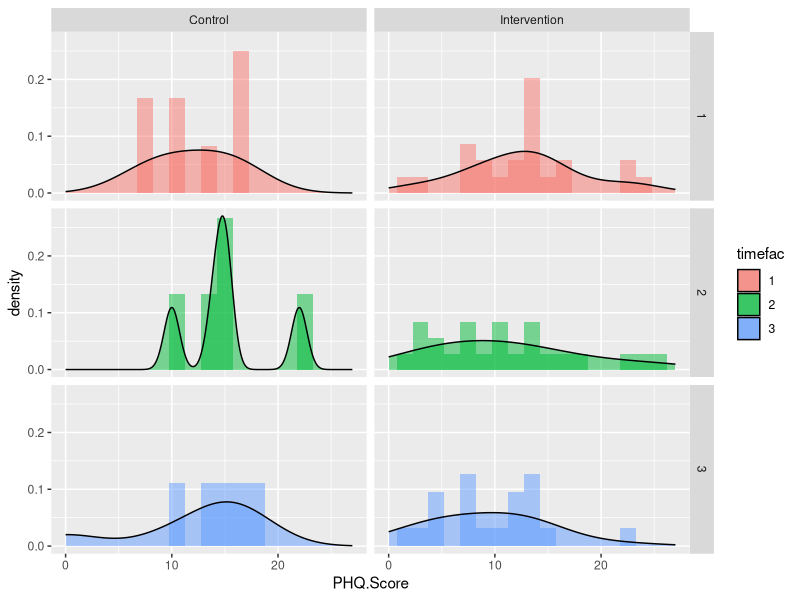
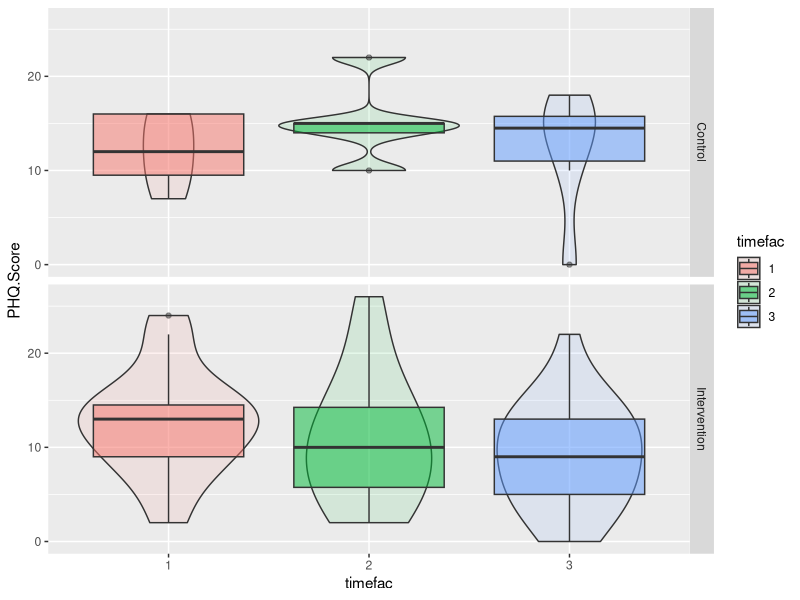
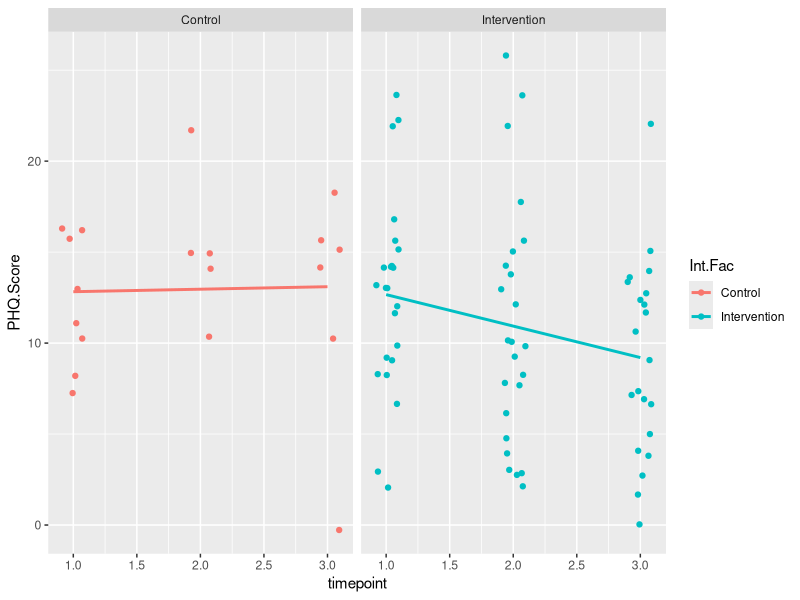
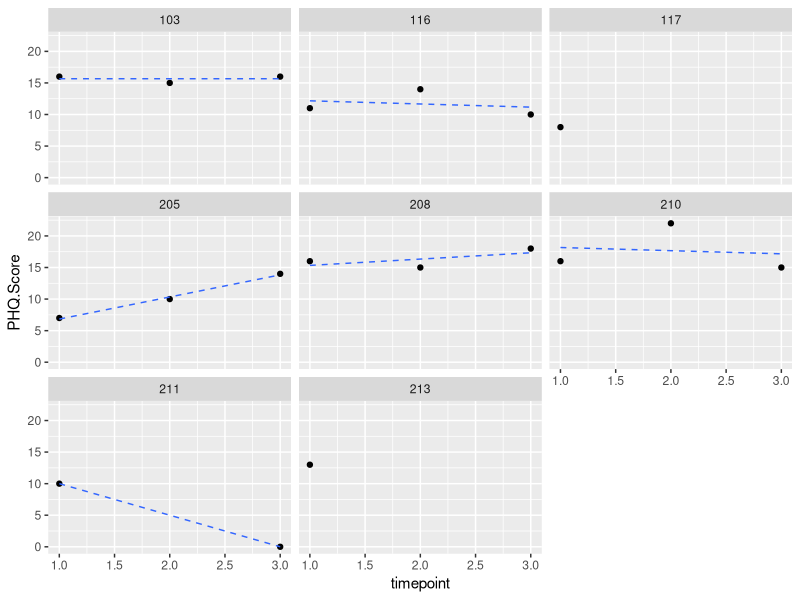
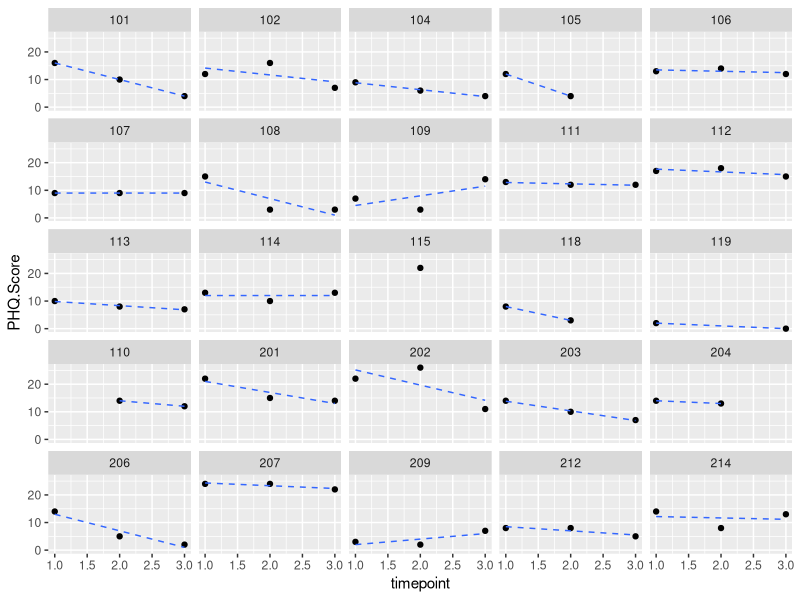
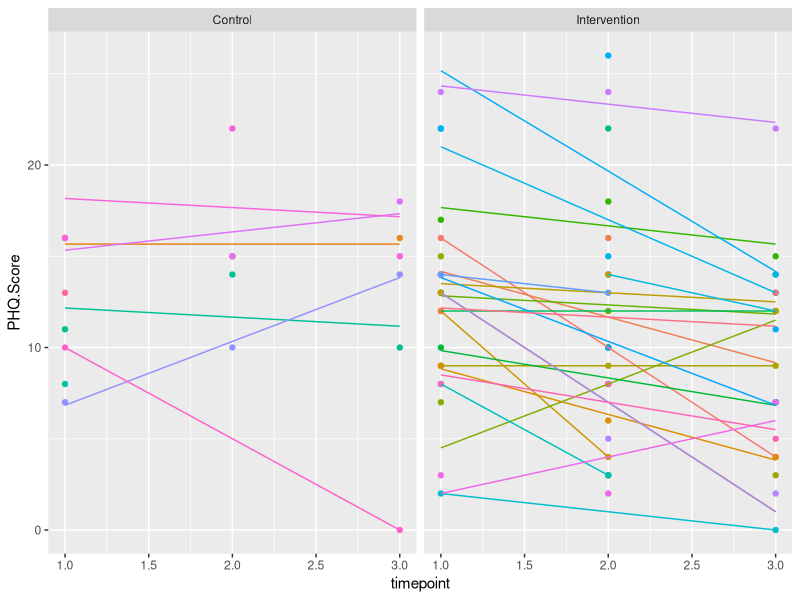
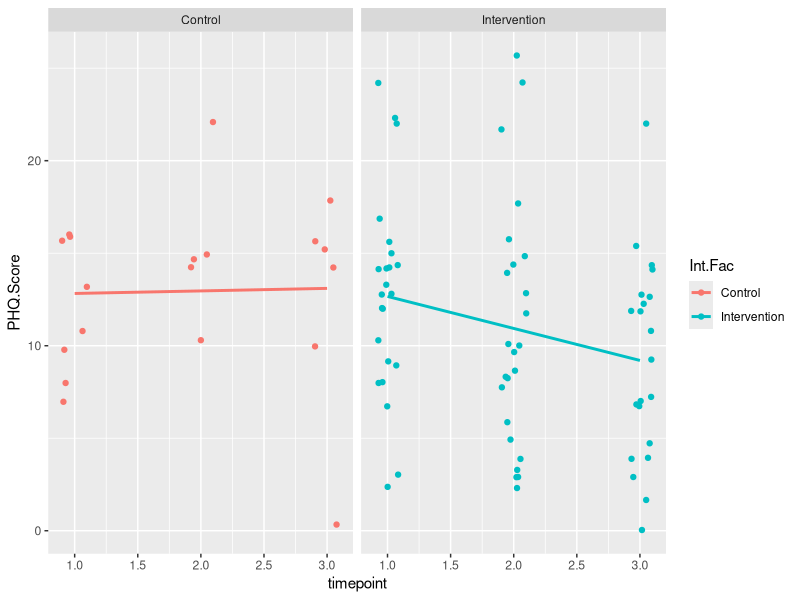
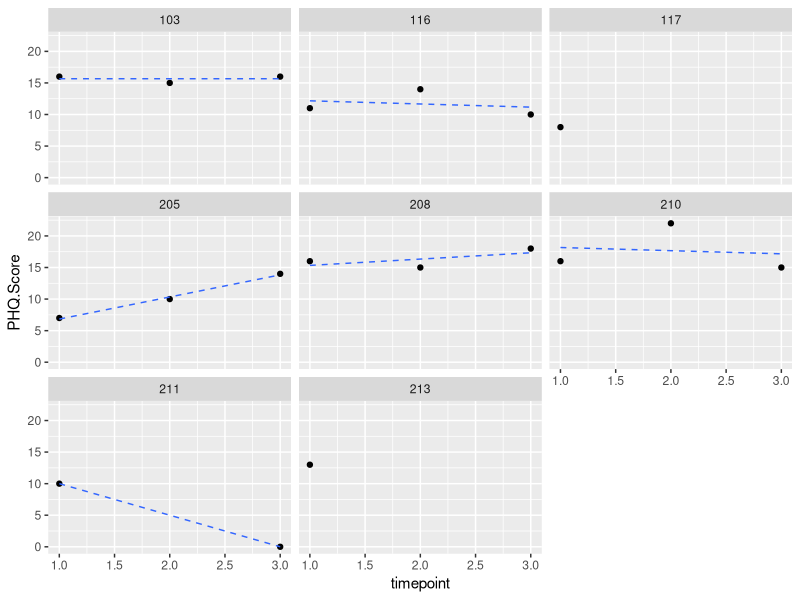

These figures' R source, in order:
#I really want to see how the PHQ was calculated! Something is not making sense

library(tidyverse)

#Reading timepoints 1-6
R1<-read.csv("round1_updated.csv")
R2<-read.csv("round2_updated.csv")
R3<-read.csv("round3_updated.csv")
R4<-read.csv("round4_updated.csv")
R5<-read.csv("round5_updated.csv")
R6<-read.csv("round6_updated.csv")

#Deleting duplicate in R5

#Was at 1049 (16 duplicates)
nrow(R5)

#Can filter out using unique timestamp from csv file
R5<- R5%>%
  filter(level_start_timestamp != "2021-03-25T18:55:58.767Z")

#Now at 1033  
nrow(R5)

#This next step has multiple purposes. First, we are adding "semester" and "timepoint"
#variables to the dataset. Since "user1", "user2"... "usern" was used for both
#semesters, despite these representing different people, I created a new ID variable.
#For semester 1, it is the old ID +100; for semester 2, it is +200.
R1<-mutate(R1, semester=1, timepoint=1, ID = as.factor(as.numeric(gsub("user", "", userid))+100))
R2<-mutate(R2, semester=1, timepoint=2, ID = as.factor(as.numeric(gsub("user", "", userid))+100))
R3<-mutate(R3, semester=1, timepoint=3, ID = as.factor(as.numeric(gsub("user", "", userid))+100))
R4<-mutate(R4, semester=2, timepoint=1, ID = as.factor(as.numeric(gsub("user", "", userid))+200))
R5<-mutate(R5, semester=2, timepoint=2, ID = as.factor(as.numeric(gsub("user", "", userid))+200))
R6<-mutate(R6, semester=2, timepoint=3, ID = as.factor(as.numeric(gsub("user", "", userid))+200))

#Combining all six datasets
Full<-rbind(R1, R2, R3, R4, R5, R6)

#Ensuring the data looks correct and everything merged as expected
str(Full)

#We know that user40 was a test case, so this person needs to be removed
Full <- Full%>%
  filter(ID != 140)

#Making timepoint into a factor for later use
Full$tp_fac <- ordered(Full$timepoint,
                       levels = c(1, 2, 3),
                       labels = c("Time 1", "Time 2", "Time 3")
)

#NeurUX data needs to be reformatted a bit before we can merge

IntKey <- read.csv("NeurUX.Intervention.Group.csv")

#One problem is that users get the same name across semesters. Need to manually fix this
sem1 <- c(22585580,
          22585581,
          22585582,
          22585583,
          22585586,
          22585588,
          22585591,
          22585592,
          22585593,
          22585594,
          22585596,
          22585597,
          22585599,
          22585600,
          22585601,
          22585604,
          22585606,
          22585609,
          22585610)

sem1a <- IntKey[18:36, 2]
sem2a <- IntKey[2:15, 2]

view(IntKey)

sem2 <- c(22585612,
          22585613,
          22585614,
          22585616,
          22585619,
          22585620,
          22585621,
          22585623,
          22585624,
          22585625,
          22585626,
          22585627,
          22585629,
          22585630)

sem1a <- IntKey[18:36, 2]

IntKey <- mutate(IntKey, semester = case_when(Study.ID %in% sem1 ~ 1,
                                               Study.ID %in% sem2 ~ 2),
                          Int.Fac = factor(Intervention.Group,
                                           levels = c(0, 1),
                                           labels = c("Control", "Intervention")))
IntKey1 <-filter(IntKey, semester == 1)
IntKey1 <- mutate(IntKey1, ID = as.factor(as.numeric(gsub("user", "", NeurUX.ID))+100))

IntKey2 <-filter(IntKey, semester == 2)
IntKey2 <- mutate(IntKey2, ID = as.factor(as.numeric(gsub("user", "", NeurUX.ID))+200))

IntKey <-rbind(IntKey1, IntKey2)

view(IntKey)

#Can merge with NeurUX sheet to get control and intervention groups
Merge.1 <- merge(
                 x = Full,
                 y = IntKey,
                 by.x = "ID",
                 by.y = "ID"
)

#Trimming SMILE dataset so it only contains the variables we need

smile <- read.csv("SMILE full data 10 23 21_AARThesis_Deidentified_forNL.csv")
view(smile)
smile2 <- pivot_longer(smile,
                    cols = c(PHQ_T1_total, PHQ_T2_total, PHQ_T3_total),
                    names_to = "Time",
                    values_to = "PHQ.Score")

smile2 <- mutate(smile2, numTime = case_when(Time == "PHQ_T1_total" ~ 1,
                                             Time == "PHQ_T2_total" ~ 2,
                                             Time == "PHQ_T3_total" ~ 3))

smile2 <- select(smile2, StudyID_T1, numTime, PHQ.Score)

str(smile2)

#Can now merge with SMILE data
Merge.2 <- merge(
                 x = Merge.1,
                 y = smile2,
                 by.x = c("Study.ID", "timepoint"),
                 by.y = c("StudyID_T1", "numTime")
)

view(Merge.2)

#Checking that PHQ scores match dataset (correct)
Merge.2%>%
  group_by(Study.ID, timepoint)%>%
  summarize(PHQ = mean(PHQ.Score))

#Below is the scorecard version of the data. I only did this for convenience sake

# Scores<-filter(Merge.2, event_type == "scorecard")
# 
# Scores%>%
#   filter(timepoint == 1)%>%
#   filter(game_name =="color trick 1")%>%
#   ggplot(aes(x = PHQ_T1_total, y = average_reaction_time))+
#   geom_jitter()
# 
# Scores%>%
#   filter(timepoint == 1)%>%
#   filter(average_reaction_time < 4000)%>%
#   ggplot(aes(x = PHQ_T1_total, y = average_reaction_time))+
#   geom_jitter()+
#   facet_grid(.~game_name)
# 
# Scores%>%
#   filter(timepoint == 1)%>%
#   ggplot(aes(x = PHQ_T1_total, y = correct_count))+
#   geom_jitter()+
#   facet_grid(.~game_name)
# 
# Scores%>%
#   filter(timepoint == 1)%>%
#   ggplot(aes(x = average_reaction_time, y = correct_count))+
#   geom_jitter()+
#   facet_grid(.~game_name)
# 
# Scores%>%
#   filter(timepoint == 1)%>%
#   filter(average_reaction_time < 4000)%>%
#   group_by(game_name)%>%
#   summarize(corr_RT = cor(PHQ_T1_total, average_reaction_time),
#             corr_right = cor(PHQ_T1_total, correct_count))

#Summary of PHQ scores at each timepoint
summary(smile$PHQ_T1_total)
summary(smile$PHQ_T2_total)
summary(smile$PHQ_T3_total)

#Created this to look at distributions of PHQ scores over time

#This is just to get a single row for each person
viz <- filter(Merge.2, event_type == "scorecard")
viz <- filter(viz, game_name == "color trick 1")

#Selecting relevant columns
scoresPHQ <- c("ID", "timepoint", "PHQ.Score", "Int.Fac")
viz <- viz[scoresPHQ]

viz <- mutate(viz, timefac = factor(timepoint))

str(viz)

#Faceted across timepoint and intervention group
viz%>%
  ggplot(aes(x = PHQ.Score, fill = timefac))+
  geom_histogram(aes(y = ..density..), alpha = .5, binwidth = 1.5)+
  geom_density(alpha = .5, adjust = 1.5)+
  facet_grid(timefac ~ Int.Fac)+
  xlim(0 , 27)

#Can also use boxplot/violin plot overlays
viz%>%
  ggplot(aes(x = timefac, y = PHQ.Score, fill = timefac))+
  geom_violin(alpha = .1, adjust = 1.5)+
  geom_boxplot(alpha = .5)+
  facet_grid(Int.Fac~.)

#This plot shows a bit more clearly what is going on in terms of trends
viz%>%
  ggplot(aes(x = timepoint, y = PHQ.Score, color = Int.Fac))+
  geom_jitter(width = .1)+
  geom_smooth(se = FALSE, method = "lm")+
  facet_wrap(.~Int.Fac)
ggsave(
  "PHQ.Overall.Trajectories.png",
  plot = last_plot())

viz%>%
  group_by(Int.Fac, timefac)%>%
  summarize(min   = min  (PHQ.Score, na.rm = TRUE),
            max   = max  (PHQ.Score, na.rm = TRUE),
            mean  = mean (PHQ.Score, na.rm = TRUE),
            sd    = sd   (PHQ.Score, na.rm = TRUE),
            count = n())

#Can see the paneled plots below (trajectories for each person)
viz%>%
  filter(Int.Fac == "Control")%>%
  ggplot(aes(x = timepoint, y = PHQ.Score))+
  geom_point()+
  geom_smooth(se = FALSE,
              method = "lm",
              formula = "y ~ x",
              lty = "dashed",
              size = .5)+
  facet_wrap(.~ID)

ggsave(
  "PHQ.Control.Trajectories.png",
  plot = last_plot())

viz%>%
  filter(Int.Fac == "Intervention")%>%
  ggplot(aes(x = timepoint, y = PHQ.Score))+
  geom_point()+
  geom_smooth(se = FALSE,
              method = "lm",
              formula = "y ~ x",
              lty = "dashed",
              size = .5)+
  facet_wrap(.~ID)

ggsave(
  "PHQ.Intervention.Trajectories.png",
  plot = last_plot())

#Can also do "spaghetti plots" although these don't look great because of the variability
#in PHQ scores
viz%>%
  ggplot(aes(x = timepoint, y = PHQ.Score, color = ID))+
  geom_point()+
  geom_smooth(se = FALSE,
              method = "lm",
              formula = "y ~ x",
              size = .5)+
  facet_wrap(.~Int.Fac)+
  theme(legend.position = "none")

ggsave(
  "Spaghetti.Plots.png",
  plot = last_plot())

#Next step is to create average reaction times, correct responses, and proportion correct for
#each game. From here, we'll figure out which is the best representation of depression
#Moving this out of this script to start from scratch
write.csv(Merge.2, "MergedData.csv")
